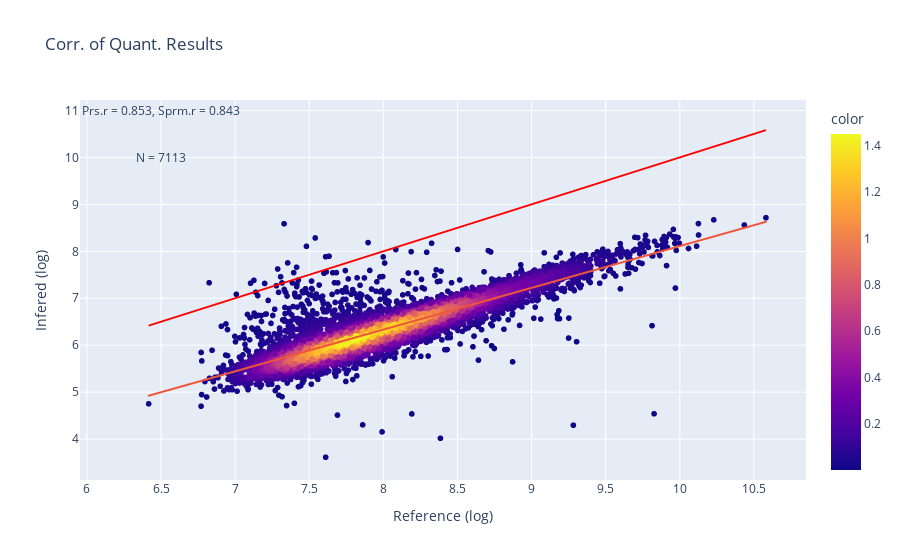

The notebook cell this image was saved under:
### Code cell
sbs_result.plot_intensity_corr(
    inf_col="AUCActivationPeakCls",
    save_dir=None,
    interactive=True,
    contour=False,
    hover_data=["id"],
)

### Figure 1 — Plotly figure (JSON) as saved in the notebook; plotly's stock layout.template omitted (floating-point values rounded to 4 significant figures; data arrays with more than 128 entries replaced by an {"elided": "..."} marker saying what was removed)
{"data": [{"customdata": {"elided": "7113x1 int values"}, "hovertemplate": "Reference (log)=%{x}<br>Infered (log)=%{y}<br>id=%{customdata[0]}<br>color=%{marker.color}<extra></extra>", "legendgroup": "", "marker": {"color": {"elided": "7113 float values"}, "coloraxis": "coloraxis", "symbol": "circle"}, "mode": "markers", "name": "", "showlegend": false, "type": "scattergl", "x": {"elided": "7113 float values"}, "xaxis": "x", "y": {"elided": "7113 float values"}, "yaxis": "y"}, {"hovertemplate": "<b>OLS trendline</b><br>AUCActivationPeakCls_log = 0.889508 * Intensity_log + -0.783871<br>R<sup>2</sup>=0.727632<br><br>Reference (log)=%{x}<br>Infered (log)=%{y} <b>(trend)</b><extra></extra>", "legendgroup": "", "marker": {"symbol": "circle"}, "mode": "lines", "name": "", "showlegend": false, "type": "scattergl", "x": {"elided": "7113 float values"}, "xaxis": "x", "y": {"elided": "7113 float values"}, "yaxis": "y"}], "layout": {"annotations": [{"showarrow": false, "text": "N = 7113", "x": 6.5, "y": 10}, {"showarrow": false, "text": "Prs.r = 0.853, Sprm.r = 0.843", "x": 6.5, "y": 11}], "coloraxis": {"colorbar": {"title": {"text": "color"}}, "colorscale": [[0, "#0d0887"], [0.1111, "#46039f"], [0.2222, "#7201a8"], [0.3333, "#9c179e"], [0.4444, "#bd3786"], [0.5556, "#d8576b"], [0.6667, "#ed7953"], [0.7778, "#fb9f3a"], [0.8889, "#fdca26"], [1, "#f0f921"]]}, "legend": {"tracegroupgap": 0}, "shapes": [{"line": {"color": "red", "width": 2}, "type": "line", "x0": 6.417, "x1": 10.58, "y0": 6.417, "y1": 10.58}], "title": {"text": "Corr. of Quant. Results "}, "xaxis": {"anchor": "y", "domain": [0, 1], "title": {"text": "Reference (log)"}}, "yaxis": {"anchor": "x", "domain": [0, 1], "title": {"text": "Infered (log)"}}}}
